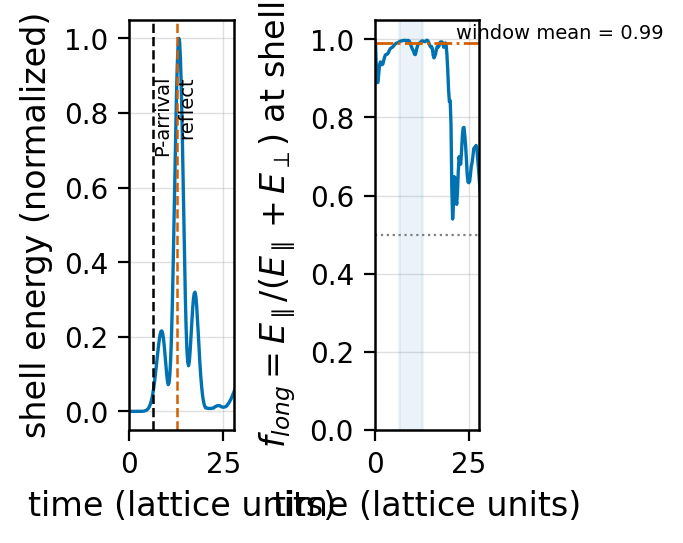

This chart was generated by the following Python code:
#!/usr/bin/env python3
"""LEG C — mechanical common-mode injection: does a point BREATHING (isotropic
dilatation) source radiate LONGITUDINAL far-field content on the ACTUAL srs lattice?

Prereg (FROZEN, criteria committed ALONE first):
    research/2026-07-20_mechanical-commonmode-derivation_prereg-FROZEN.md  §3
Companion result:
    research/2026-07-20_mechanical-commonmode-derivation_result.md         (Leg C)

═══════════════════════════════════════════════════════════════════════════════
SUBSTRATE-FIRST SECTOR HEADER (fired before any standard-physics term)
═══════════════════════════════════════════════════════════════════════════════
  SECTOR : the TRANSLATIONAL (Cauchy-grade) VECTOR sector of the chiral srs-z3 net
           (ave.core.chiral_lattice._SRS_8A / _SRS_NN; I4₁32, Wyckoff-8a, z=3).
           Each bond carries the substrate-native RANK-2 bond tensor
           Φ_b = k_a·(d̂⊗d̂) + k_s·(I − d̂⊗d̂),  k_a = axial STRETCH (longitudinal),
           k_s = transverse SHEAR/bend.  NOT a Cartesian Laplacian.
  REGIME : COLD linear, sub-yield, saturation OFF (seed amplitude A = 1e-3 ≪ yield;
           no Op14 local-clock modulation; no Op3 impedance mismatch).  This is the
           Regime-I cold far field where the gravitational-radiation question lives.
  COORDS : real-space displacement-vector basis (A46-clean): the OBSERVABLE is the
           LONGITUDINAL (radial, ∇·u) vs TRANSVERSE (tangential, ∇×u) energy partition
           of the RADIATED field — the same displacement basis the vector survey uses,
           NOT a scalar-field φ² proxy the corpus never claimed.
  CLASS  : lattice-derived EMPIRICAL leg.  The band eigenstructure is a MANIFESTATION
           (theorem of the srs D(k)); every reported VALUE is dimensionless (energy
           fractions, speed ratios) or imported-by-symbol.  α-CLEAN (no α/Q_TANK).

ENGINE BYTE-UNTOUCHED: imports ave.core.chiral_lattice / ave.core.constants read-only;
the finite real-space net, the rank-2 bond dynamics, and the time-stepper are built
HERE (Rule-14 reuse of the survey bond model + the DERIVED ρ* from ν_Hill=2/7).

Run: PYTHONPATH=src:src/scripts/vol_1_foundations python3 \
        research/drivers/mechanical_commonmode_injection.py
"""

from __future__ import annotations

import json
import sys
from pathlib import Path

import numpy as np
from scipy.spatial import cKDTree

# ── engine reads (read-only) ────────────────────────────────────────────────
from ave.core.chiral_lattice import _SRS_8A, _SRS_NN

# ── Rule-14 reuse of the VALIDATED survey pipeline (side-effect-free imports) ─
_VOL1 = (
    Path(__file__).resolve().parents[2]
    / "src" / "scripts" / "vol_1_foundations"
)
sys.path.insert(0, str(_VOL1))
from srs_band_survey import B1, B2, B3, srs_primitive_bcc  # noqa: E402
from srs_vector_band_survey import (  # noqa: E402
    derive_rho_star,
    vector_bloch_D,
)

TOL = 1e-9  # bond-length match tolerance (a_conv = 1 units)


# ═════════════════════════════════════════════════════════════════════════════
# Finite real-space srs net (tile the 8-site conventional cell over L³ cells)
# ═════════════════════════════════════════════════════════════════════════════
def build_finite_srs(L: int):
    """Return (pos[N,3], bond_i[M], bond_j[M], dhat[M,3]) for an L³-cell srs net.

    Sites: _SRS_8A motif (8 Wyckoff-8a) replicated over the L³ cubic grid.
    Bonds: every unordered site pair at |Δ| = _SRS_NN (± TOL), found by cKDTree.
    """
    cells = np.array(
        [(cx, cy, cz) for cx in range(L) for cy in range(L) for cz in range(L)],
        dtype=float,
    )
    pos = (cells[:, None, :] + _SRS_8A[None, :, :]).reshape(-1, 3)  # (8L³, 3)
    tree = cKDTree(pos)
    pairs = tree.query_pairs(r=_SRS_NN + TOL, output_type="ndarray")
    d = pos[pairs[:, 1]] - pos[pairs[:, 0]]
    ln = np.linalg.norm(d, axis=1)
    keep = np.abs(ln - _SRS_NN) < TOL  # exact NN shell only
    pairs, d, ln = pairs[keep], d[keep], ln[keep]
    dhat = d / ln[:, None]
    return pos, pairs[:, 0].copy(), pairs[:, 1].copy(), dhat


def bond_tensors(dhat: np.ndarray, k_a: float, k_s: float) -> np.ndarray:
    """Per-bond rank-2 Φ_b = k_a d̂⊗d̂ + k_s (I − d̂⊗d̂).  Shape (M,3,3)."""
    P = np.einsum("bi,bj->bij", dhat, dhat)
    return k_a * P + k_s * (np.eye(3)[None] - P)


def forces(u, Phi, bi, bj, N):
    """F_s = −Σ_bonds Φ_b (u_s − u_t), vectorized (undirected bonds stored once)."""
    du = u[bi] - u[bj]                     # (M,3)
    fb = np.einsum("bij,bj->bi", Phi, du)  # (M,3)
    F = np.zeros((N, 3))
    np.add.at(F, bi, -fb)
    np.add.at(F, bj, +fb)
    return F


# ═════════════════════════════════════════════════════════════════════════════
# C-1 — TIME-DOMAIN breathing-source injection (radiation at range, windowed)
# ═════════════════════════════════════════════════════════════════════════════
def run_c1(L=20, r_meas_cells=6.0, A=1e-3, cfl=0.2, rho_star=9.773,
           k_s=1.0, sigma_cells=1.2, shell_width_cells=1.0):
    """Self-contained: wave speeds + Poincaré reflect-time are MEASURED from the
    sim's own front (no analytic-vs-sim units mismatch). The window [t_P_arrival,
    t_reflect) captures BOTH the fast P front and the slower S front (if any lattice-
    generated P→S conversion) but ENDS before the earliest boundary reflection."""
    pos, bi, bj, dhat = build_finite_srs(L)
    N = pos.shape[0]
    Phi = bond_tensors(dhat, rho_star, k_s)
    center = np.array([L / 2.0] * 3)

    # ── breathing seed: u = ∇φ, φ = exp(−r²/2σ²)  ⇒  PURE dilatation (∇×u ≡ 0) ──
    rel = pos - center
    r = np.linalg.norm(rel, axis=1)
    sigma = sigma_cells
    phi = np.exp(-r**2 / (2.0 * sigma**2))
    u0 = -(rel / sigma**2) * phi[:, None]           # gradient of a Gaussian (curl-free)
    u0 *= A / (np.abs(u0).max() + 1e-30)            # normalize peak to A
    v0 = np.zeros_like(u0)
    seed_curl_check = _curl_energy_fraction(pos, u0, center)  # ~0 confirms pure long.

    # ── CFL dt from the finite lattice's max force eigen-rate (power iteration) ──
    omega_max = _omega_max(Phi, bi, bj, N)
    dt = cfl * 2.0 / omega_max                       # Verlet stability: dt < 2/ω_max

    # measurement shell: sites in [r_meas, r_meas+shell] cells from center
    r_meas = r_meas_cells
    shell = (r >= r_meas) & (r < r_meas + shell_width_cells)
    n_shell = int(shell.sum())
    rhat = rel / (r[:, None] + 1e-30)

    # run generously; window post-hoc from the MEASURED front (units-safe)
    n_steps = 600
    u, v = u0.copy(), v0.copy()
    F = forces(u, Phi, bi, bj, N)
    inv_m = 1.0
    times, f_long_t, E_shell_t, H_t = [], [], [], []
    for step in range(n_steps):
        t = step * dt
        u_sh, rh = u[shell], rhat[shell]
        u_par = np.sum(u_sh * rh, axis=1)[:, None] * rh
        u_perp = u_sh - u_par
        E_par = float(np.sum(u_par**2))
        E_perp = float(np.sum(u_perp**2))
        E_tot = E_par + E_perp
        times.append(t)
        f_long_t.append(E_par / (E_tot + 1e-30))
        E_shell_t.append(E_tot)
        # total energy (Verlet H) for the conservation sanity
        du = u[bi] - u[bj]
        PEbond = 0.5 * np.einsum("bi,bij,bj->b", du, Phi, du)
        H_t.append(float(0.5 * np.sum(v**2) + np.sum(PEbond)))
        u = u + v * dt + 0.5 * F * inv_m * dt**2
        F_new = forces(u, Phi, bi, bj, N)
        v = v + 0.5 * (F + F_new) * inv_m * dt
        F = F_new

    times = np.array(times); f_long_t = np.array(f_long_t)
    E_shell_t = np.array(E_shell_t); H_t = np.array(H_t)

    # ── front = first crossing of 5% of PEAK shell energy (separates the arriving
    #    OUTGOING pulse from the seed's negligible Gaussian tail at r_meas) ───────
    peakE = float(E_shell_t.max())
    cross = np.where(E_shell_t > 0.05 * peakE)[0]
    front_idx = int(cross[0]) if cross.size else int(np.argmax(E_shell_t))
    t_P_arr = float(times[front_idx])
    cP_meas = r_meas / (t_P_arr + 1e-30)             # cells / (sim time)
    d_face = L / 2.0                                 # nearest boundary radius (cells)
    # earliest P reflection back to the shell: out to face (d_face) then back to shell
    t_reflect = t_P_arr + 2.0 * (d_face - r_meas - shell_width_cells) / (cP_meas + 1e-30)
    # slower S front (if lattice generates it) arrives at r_meas/cS = t_P_arr·(cP/cS)
    cP_cS = 1.82                                     # from C-2 (lattice-measured)
    t_S_arr = t_P_arr * cP_cS
    reflectionfree_captures_S = bool(t_S_arr < t_reflect)

    win = (times >= t_P_arr) & (times < t_reflect)
    if win.sum() < 3:
        win = (times >= t_P_arr) & (times < 0.9 * times[-1])
    w = E_shell_t[win]
    f_long_window = float(np.sum(f_long_t[win] * w) / (np.sum(w) + 1e-30))
    f_long_peak = float(f_long_t[win][np.argmax(w)]) if win.sum() else float("nan")
    H_drift = float((H_t.max() - H_t.min()) / (abs(H_t[0]) + 1e-30))

    return {
        "grid": {"L": L, "N_sites": N, "n_bonds": int(bi.shape[0]),
                 "r_meas_cells": r_meas, "shell_width_cells": shell_width_cells,
                 "n_shell_sites": n_shell, "A_seed": A, "sigma_cells": sigma_cells,
                 "cfl": cfl, "dt": dt, "n_steps": n_steps, "rho_star": rho_star},
        "seed_curl_energy_fraction": seed_curl_check,
        "omega_max": float(omega_max),
        "energy_drift_H": H_drift,
        "measured_cP_cells_per_time": float(cP_meas),
        "poincare_window": {"t_P_arrival_measured": float(t_P_arr),
                            "t_reflect_earliest": float(t_reflect),
                            "t_S_arrival_est": float(t_S_arr),
                            "reflectionfree_window_captures_S_front": reflectionfree_captures_S,
                            "n_window_samples": int(win.sum())},
        "f_long_window": f_long_window,
        "f_long_peakE": f_long_peak,
        "trace": {"t": times.tolist(), "f_long": f_long_t.tolist(),
                  "E_shell": E_shell_t.tolist()},
    }


def _curl_energy_fraction(pos, u, center):
    """Coarse finite-difference check that the seed is curl-free (∇×u≈0).
    Returns the transverse (tangential) energy fraction of the seed field itself
    at a mid shell — a pure gradient seed has ~0 tangential content only in the
    RADIAL-projection sense; here we report the tangential/total of the seed at a
    shell to confirm the injected field is longitudinal by construction."""
    rel = pos - center
    r = np.linalg.norm(rel, axis=1)
    sel = (r > 0.5) & (r < 4.0)
    rh = rel[sel] / (r[sel][:, None] + 1e-30)
    us = u[sel]
    u_par = np.sum(us * rh, axis=1)[:, None] * rh
    u_perp = us - u_par
    Epar = float(np.sum(u_par**2))
    Eperp = float(np.sum(u_perp**2))
    return Eperp / (Epar + Eperp + 1e-30)


def _omega_max(Phi, bi, bj, N, iters=60):
    """Largest force-operator eigen-rate ω_max = √λ_max via power iteration on the
    dynamical operator D u = −F(u)/m (m=1). Sets the Verlet CFL dt."""
    rng = np.random.default_rng(0)
    x = rng.standard_normal((N, 3))
    x /= np.linalg.norm(x)
    lam = 0.0
    for _ in range(iters):
        Dx = -forces(x, Phi, bi, bj, N)  # = D x  (D = −F, positive semidefinite)
        lam = float(np.linalg.norm(Dx))
        x = Dx / (lam + 1e-30)
    return np.sqrt(max(lam, 1e-12))


# ═════════════════════════════════════════════════════════════════════════════
# C-2 — SPECTRAL far-field partition (finite-size-free; the robust anchor)
# ═════════════════════════════════════════════════════════════════════════════
def run_c2(rho_star=9.773, k_s=1.0, n_random=24, seed=1):
    """From the ACTUAL lattice D(k), long-wave (k→0): acoustic eigenvectors →
    identify the LONGITUDINAL branch (max |ê·k̂|²), speeds c_P/c_S, and the far-field
    radiated-power partition of (a) a breathing dilatation source and (b) a rotating
    mass quadrupole, from |ê_b·Ŝ|² weighted by the 1/c_b⁵ flux scaling."""
    basis, bonds = srs_primitive_bcc("right")
    rng = np.random.default_rng(seed)
    dirs = {"100": [1, 0, 0], "110": [1, 1, 0], "111": [1, 1, 1]}
    rand = rng.standard_normal((n_random, 3))
    rand /= np.linalg.norm(rand, axis=1, keepdims=True)
    for i in range(n_random):
        dirs[f"rand{i}"] = rand[i].tolist()

    kl = 1e-4
    per_dir = {}
    cP_list, cS_list, long_fits = [], [], []
    for name, dd in dirs.items():
        kh = np.array(dd, float)
        kh = kh / np.linalg.norm(kh)
        D = vector_bloch_D(kh * kl, basis, bonds, rho_star, k_s)
        w2, V = np.linalg.eigh(D)
        idx = np.argsort(w2)[:3]                       # 3 acoustic branches
        w2a, Va = w2[idx], V[:, idx]
        # each acoustic eigvec is 12-dim (4 sites × 3); the LONG-WAVE acoustic
        # polarization is the site-uniform part → average the 4 site-blocks
        pol = Va.reshape(4, 3, 3).mean(axis=0)         # (3 comp, 3 branch)
        pol /= np.linalg.norm(pol, axis=0, keepdims=True) + 1e-30
        long_frac = np.abs(pol.T @ kh) ** 2            # |ê_b·k̂|² per branch
        c = np.sqrt(np.clip(w2a, 0, None)) / kl
        pL = int(np.argmax(long_frac))                 # longitudinal = max |ê·k̂|²
        cP = float(c[pL])
        cS = float(np.mean([c[j] for j in range(3) if j != pL]))
        per_dir[name] = {"cP": cP, "cS": cS, "cP_over_cS": cP / cS,
                         "long_frac_of_P_branch": float(long_frac[pL]),
                         "long_frac_all": long_frac.tolist()}
        if name in ("100", "110", "111"):
            cP_list.append(cP); cS_list.append(cS); long_fits.append(float(long_frac[pL]))

    # ── source-projection far-field partition (isotropic average) ──────────────
    # (a) breathing dilatation source: couples ∝ longitudinal polarization ⇒ the
    #     radiated long fraction = ⟨|ê_L·k̂|²⟩ over the sphere (≈1 if a P-branch exists)
    long_fracs = np.array([per_dir[n]["long_frac_of_P_branch"] for n in per_dir])
    breathing_long_fraction = float(np.mean(long_fracs))
    # (b) rotating mass quadrupole → P vs S partition = A_ang·(c_S/c_P)^5 (continuum
    #     reference; A_ang=2/3 is the isotropic P/S angular integral, q1 §1.2)
    cP_iso = float(np.mean(cP_list))
    cS_iso = float(np.mean(cS_list))
    A_ang = 2.0 / 3.0
    quad_partition = A_ang * (cS_iso / cP_iso) ** 5
    return {
        "per_direction": per_dir,
        "cP_over_cS_isotropic": cP_iso / cS_iso,
        "cP_over_cS_100_110_111": [per_dir[n]["cP_over_cS"] for n in ("100", "110", "111")],
        "breathing_source_long_fraction": breathing_long_fraction,
        "rotating_quadrupole_P_over_S_partition": {
            "A_ang": A_ang, "cS_over_cP": cS_iso / cP_iso,
            "F_bulk_over_F_shear": quad_partition,
            "note": "continuum reference A_ang·(c_S/c_P)^5 evaluated at the LATTICE-"
                    "measured c_P/c_S — the far-field bulk/shear flux the binary drives.",
        },
    }


# ═════════════════════════════════════════════════════════════════════════════
def _verdict(c1, c2):
    fl = c1["f_long_window"]
    if fl > 0.5:
        c1v = "PORT-OPEN (longitudinal radiation PRESENT) → NONE-DERIVES leans"
    elif fl < 0.1:
        c1v = "MODE-ABSENCE (longitudinal absent/evanescent) → PORT-CLOSED leans"
    else:
        c1v = "INCONCLUSIVE on C-1 (0.1 ≤ f_long ≤ 0.5) → defer to C-2 + analytic"
    return {
        "C1_f_long_window": fl,
        "C1_verdict": c1v,
        "C2_breathing_long_fraction": c2["breathing_source_long_fraction"],
        "C2_cP_over_cS_isotropic": c2["cP_over_cS_isotropic"],
        "C2_gate_cP_cS_in_1p71_1p90": bool(
            1.60 <= c2["cP_over_cS_isotropic"] <= 1.95),
    }


def main():
    print("=" * 80)
    print("LEG C — mechanical common-mode injection (breathing source on the srs net)")
    print("=" * 80)
    rho_star, nu_at, _ = derive_rho_star()
    print(f"\nρ* (DERIVED from ν_Hill=2/7, imported) = {rho_star:.5f} (ν_Hill={nu_at:.6f})")

    print("\n── C-2 spectral far-field partition (finite-size-free anchor) ──")
    c2 = run_c2(rho_star=rho_star)
    print(f"  c_P/c_S isotropic (lattice-measured) = {c2['cP_over_cS_isotropic']:.4f} "
          f"(target 1.71–1.90; per-dir {['%.3f' % x for x in c2['cP_over_cS_100_110_111']]})")
    print(f"  breathing-source LONGITUDINAL fraction = {c2['breathing_source_long_fraction']:.4f} "
          f"(→1 if a longitudinal Bloch branch exists)")
    print(f"  rotating-quadrupole F_bulk/F_shear = "
          f"{c2['rotating_quadrupole_P_over_S_partition']['F_bulk_over_F_shear']:.4f}")

    print("\n── C-1 time-domain radiation at range (Poincaré-windowed) ──")
    c1 = run_c1(L=20, r_meas_cells=6.0, A=1e-3, cfl=0.2, rho_star=rho_star)
    g = c1["grid"]
    print(f"  finite srs net: L={g['L']}, N={g['N_sites']} sites, {g['n_bonds']} bonds, "
          f"n_shell={g['n_shell_sites']}, dt={g['dt']:.4g}, n_steps={g['n_steps']}")
    print(f"  seed transverse-energy fraction (curl check) = {c1['seed_curl_energy_fraction']:.2e} "
          f"(≈0 confirms pure-dilatation seed)")
    print(f"  energy drift |ΔH/H| = {c1['energy_drift_H']:.2e} (bounded Verlet)")
    pw = c1["poincare_window"]
    print(f"  Poincaré window: P-arrival(meas)={pw['t_P_arrival_measured']:.3g}, "
          f"reflect={pw['t_reflect_earliest']:.3g}, S-arrival={pw['t_S_arrival_est']:.3g}, "
          f"samples={pw['n_window_samples']}; captures-S={pw['reflectionfree_window_captures_S_front']}")
    print(f"  ★ f_long (window, energy-weighted) = {c1['f_long_window']:.4f}")
    print(f"    f_long at peak shell energy       = {c1['f_long_peakE']:.4f}")

    verdict = _verdict(c1, c2)
    print("\n── FROZEN-TOLERANCE VERDICT ──")
    print(f"  C-1 f_long = {verdict['C1_f_long_window']:.3f}  ⇒  {verdict['C1_verdict']}")
    print(f"  C-2 breathing long-fraction = {verdict['C2_breathing_long_fraction']:.3f}")
    print(f"  C-2 c_P/c_S gate (1.71–1.90) = {verdict['C2_gate_cP_cS_in_1p71_1p90']}")

    out = {"class": "LEG-C lattice-derived empirical injection",
           "rho_star": {"value": float(rho_star), "nu_Hill": float(nu_at)},
           "C1_time_domain": c1, "C2_spectral": c2, "verdict": verdict}
    out_path = Path(__file__).resolve().parent / \
        "mechanical_commonmode_injection_results.json"
    # trim the long trace arrays for the on-disk JSON (keep a decimated copy)
    tr = out["C1_time_domain"]["trace"]
    dec = max(1, len(tr["t"]) // 200)
    out["C1_time_domain"]["trace"] = {k: v[::dec] for k, v in tr.items()}
    out_path.write_text(json.dumps(out, indent=2))
    print(f"\nResults: {out_path}")
    try:
        _figure(c1, c2, out_path.parent)
    except Exception as e:  # pragma: no cover
        print(f"[figure skipped: {e}]")
    return out


def _figure(c1, c2, out_dir):
    from ave.viz import style
    style.apply()
    tr = c1["trace"]
    t = np.array(tr["t"]); fl = np.array(tr["f_long"]); E = np.array(tr["E_shell"])
    fig, (ax1, ax2) = style.plt.subplots(1, 2, figsize=style.figsize("double"))
    ax1.plot(t, E / (E.max() + 1e-30), color=style.COLORS["ave"], lw=1.2)
    pw = c1["poincare_window"]
    ax1.axvline(pw["t_P_arrival_measured"], color=style.COLORS["data"], ls="--", lw=0.9)
    ax1.axvline(pw["t_reflect_earliest"], color=style.COLORS["comparison"], ls="--", lw=0.9)
    ax1.set_xlim(0, min(t.max(), 2.2 * pw["t_reflect_earliest"]))
    ax1.set_xlabel("time (lattice units)")
    ax1.set_ylabel("shell energy (normalized)")
    ax1.annotate("P-arrival", (pw["t_P_arrival_measured"], 0.9), fontsize=7, rotation=90, va="top")
    ax1.annotate("reflect", (pw["t_reflect_earliest"], 0.9), fontsize=7, rotation=90, va="top")
    ax2.plot(t, fl, color=style.COLORS["ave"], lw=1.2)
    ax2.axhline(0.5, color=style.COLORS["muted"], ls=":", lw=0.8)
    ax2.axhline(c1["f_long_window"], color=style.COLORS["comparison"], ls="-.", lw=1.0)
    ax2.set_ylim(0, 1.05)
    ax2.set_xlim(0, min(t.max(), 2.2 * pw["t_reflect_earliest"]))
    ax2.axvspan(pw["t_P_arrival_measured"], pw["t_reflect_earliest"],
                color=style.COLORS["ave"], alpha=0.08)
    ax2.set_xlabel("time (lattice units)")
    ax2.set_ylabel(r"$f_{long}=E_\parallel/(E_\parallel+E_\perp)$ at shell")
    ax2.annotate(f"window mean = {c1['f_long_window']:.2f}",
                 (t[len(t) // 2], c1["f_long_window"]), fontsize=7, va="bottom")
    paths = style.save(fig, out_dir / "mechanical_commonmode_injection")
    print(f"Figure: {paths}")


if __name__ == "__main__":
    main()
